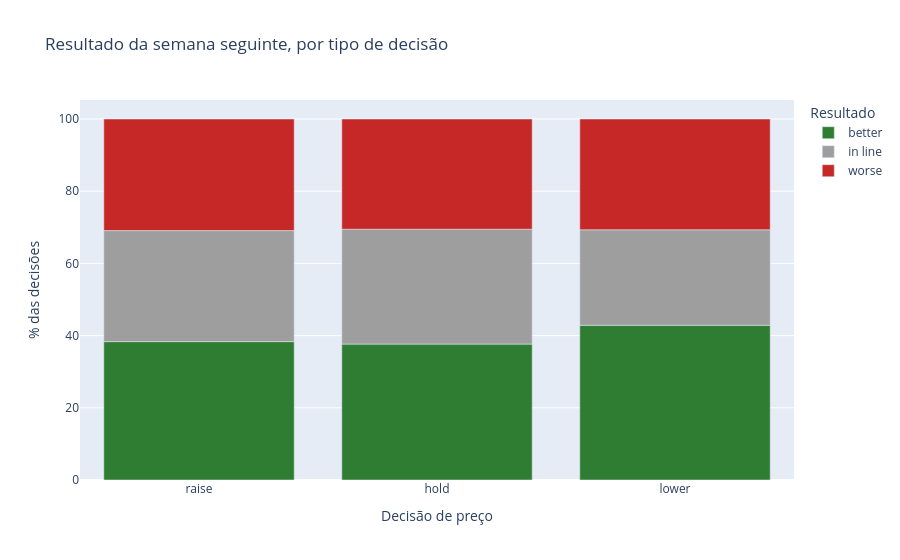

Notebook code for this chart:
### Code cell
g.resultado_decisoes(decisoes).show()

### Figure 1 — Plotly figure (JSON) as saved in the notebook; plotly's stock layout.template omitted (floating-point values rounded to 4 significant figures)
{"data": [{"hovertemplate": "Resultado=better<br>Decisão de preço=%{x}<br>% das decisões=%{y}<extra></extra>", "legendgroup": "better", "marker": {"color": "#2e7d32", "pattern": {"shape": ""}}, "name": "better", "orientation": "v", "showlegend": true, "textposition": "auto", "type": "bar", "x": ["hold", "lower", "raise"], "xaxis": "x", "y": [233, 81, 243], "yaxis": "y"}, {"hovertemplate": "Resultado=in line<br>Decisão de preço=%{x}<br>% das decisões=%{y}<extra></extra>", "legendgroup": "in line", "marker": {"color": "#9e9e9e", "pattern": {"shape": ""}}, "name": "in line", "orientation": "v", "showlegend": true, "textposition": "auto", "type": "bar", "x": ["hold", "lower", "raise"], "xaxis": "x", "y": [197, 50, 195], "yaxis": "y"}, {"hovertemplate": "Resultado=worse<br>Decisão de preço=%{x}<br>% das decisões=%{y}<extra></extra>", "legendgroup": "worse", "marker": {"color": "#c62828", "pattern": {"shape": ""}}, "name": "worse", "orientation": "v", "showlegend": true, "textposition": "auto", "type": "bar", "x": ["hold", "lower", "raise"], "xaxis": "x", "y": [189, 58, 196], "yaxis": "y"}], "layout": {"barmode": "relative", "barnorm": "percent", "legend": {"title": {"text": "Resultado"}, "tracegroupgap": 0}, "title": {"text": "Resultado da semana seguinte, por tipo de decisão"}, "xaxis": {"anchor": "y", "categoryarray": ["raise", "hold", "lower"], "categoryorder": "array", "domain": [0, 1], "title": {"text": "Decisão de preço"}}, "yaxis": {"anchor": "x", "domain": [0, 1], "title": {"text": "% das decisões"}}}}
